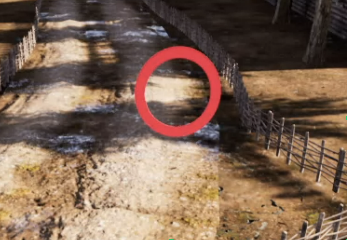
#> input picture 1.png, 347 x 240 px, given in place of the camera
$ python hsv_video.py
#> lines starting #> are read from the running program, lines starting #| are printed output that depends on the picture
""" 图片鼠标取值HSV value  camera输出显示 """

from inspect import ismethoddescriptor
import numpy as np
import copy as cp
import cv2
import math
import threading
import time

max_record = [0,0,0]
min_record = [255,255,255]


color_range = {
    'yellow_door': [(30 , 190 , 71), (35 , 255 , 103)],
    #'yellow_door': [(16 , 100 , 72), (29 , 226 , 185)],
    'black_door':[(25, 25, 10), (110, 150, 24)],

    'green_hole_chest':[(63 , 87 , 87), (73 , 250 , 177)],
    'green_hole_head':[(55 , 113 , 70), (75 , 241 , 144)],
    'blue_hole_chest':[(104 , 129 , 133), (113 , 227 , 225)],
    'blue_hole_head':[(106 , 113 , 102), (115 , 234 , 191)],


    'blue_baf':[(100 , 127 , 52), (112 , 245 , 170)],
    'black_dir':[(0, 0, 10), (170 , 180 , 59)],
    'gray_white':[(54 , 31 , 79), (80 , 90 , 166)],

    'blue_floor':[(104 , 142 , 73), (125 , 249 , 255)],
    'green_floor':[(61 , 99 , 72), (80 , 255 , 185)],
    'red_floor1':[(0 , 112 , 130), (14 , 207 , 245)],
    'red_floor2':[(173 , 145 , 139), (179 , 229 , 252)],
    'red_XP1':[(0 , 141 , 114), (4 , 250 , 254)],
    'red_XP2':[(177 , 182 , 139), (179 , 229 , 225)],

    'color11':[(104 , 141 , 154), (109 , 211 , 231)],
    'color22':[(63 , 73 , 88), (83 , 174 , 197)],
    'color33':[(0 , 86 , 135), (10 , 163 , 242)],

    'ball_red1':[(0 , 129 , 104), (5 , 234 , 193)],
    'ball_red2':[(177 , 75 , 122), (179 , 184 , 151)],
    'd_red_ball_floor1':[(171 , 71 , 113), (179 , 212 , 215)],
    'd_red_ball_floor2':[(0 , 91 , 123), (4 , 204 , 224)],
    'ball_red':[(30 , 3, 143), (173 , 44 , 237)],
    'blue_hole':[(109 , 35 , 94), (149 , 105 , 141)],
    'head_blue_door':[(93 , 95 , 62), (113 , 222 , 197)],
    'green_bridge':[(57 , 85 , 112), (81 , 237 , 228)],
    'blue_bridge':[(101 , 112 , 126), (111 , 216 , 251)],

    'green_bridge_rec':[(62 , 85 , 112), (74 , 201 , 228)],
    'blue_bridge_rec':[(101 , 112 , 126), (111 , 216 , 251)],
    'kick_ball_rec':[(4 , 38 , 49), (34 , 132 , 157)],
    'gray_dir':[(71 , 17 , 111), (85 , 41 , 143)],


    'black_line':[(60 , 23 , 25), (122 , 124 , 100)],
    'yellow_line':[(29 , 118 , 90), (38 , 209 , 187)],

    'test':[(110 , 255 , 54), (113 , 255 , 75)]
                }

plt_h = []
plt_s = []
plt_v = []

# #####################################################开始采样#########################
# 新建窗口
cv2.namedWindow("robotPreviewH",cv2.WINDOW_NORMAL)
cv2.namedWindow("robotPreviewH_HSV",cv2.WINDOW_NORMAL)
cv2.namedWindow("colorMask",cv2.WINDOW_NORMAL)
cv2.resizeWindow("robotPreviewH", 640, 480)
cv2.resizeWindow("robotPreviewH_HSV", 640, 480)
cv2.resizeWindow("colorMask", 640, 480)


def hsv_max(aa,bb):
    cc=[bb[0],bb[1],bb[2]]
    if aa[0] < 160:
        if aa[0]>bb[0]:
            cc[0]=aa[0]
        if aa[1]>bb[1]:
            cc[1]=aa[1]
        if aa[2]>bb[2]:
            cc[2]=aa[2]
    return cc

def hsv_min(aa,bb):
    cc=[bb[0],bb[1],bb[2]]
    if aa[0] <160:
        if aa[0]<bb[0]:
            cc[0]=aa[0]
        if aa[1]<bb[1]:
            cc[1]=aa[1]
        if aa[2]<bb[2]:
            cc[2]=aa[2]
    return cc

def onmouse(event, x, y, flags, param):   #标准鼠标交互函数
    global max_record,min_record
    hsvimg = cv2.cvtColor(rawimg, cv2.COLOR_BGR2HSV)
    if event==cv2.EVENT_MOUSEMOVE:      #当鼠标移动时
        if sampling_flag == True:
            xy_hsv = hsvimg[y,x]
            print(x,y,xy_hsv, "正在采集，w停止采集")           #显示鼠标所在像素的数值，注意像素表示方法和坐标位置的不同
            plt_h.append(xy_hsv[0])
            plt_s.append(xy_hsv[1])
            plt_v.append(xy_hsv[2])
            max_record = hsv_max(xy_hsv,max_record)
            min_record = hsv_min(xy_hsv,min_record)
        else:
            print(min_record,"min--停止采集, w 开始采集--max",max_record)
            print("[(" + str(min_record[0]) + " , " + str(min_record[1]) + " , " + str(min_record[2]) + "), (" + str(max_record[0]) + " , " + str(max_record[1]) + " , " + str(max_record[2]) + ")]," )


# 创建鼠标事件的回调函数
cv2.setMouseCallback("robotPreviewH", onmouse)
# cv2.setMouseCallback("colorMask", onmouse)

num = 0
sampling_flag = False
while True:
    cap = cv2.VideoCapture(0)
    if cap.isOpened():
            ret, img = cap.read()
#> img is the input picture: shape (240, 347, 3); mean B, G, R 83.2, 100.8, 125.6
            rawimg = img.copy()
    else:
        print("image error")

    hsvimg = cv2.cvtColor(rawimg, cv2.COLOR_BGR2HSV)
#> hsvimg: shape (240, 347, 3); mean H, S, V 30.9, 87, 125.8
    h,s,v = cv2.split(rawimg)
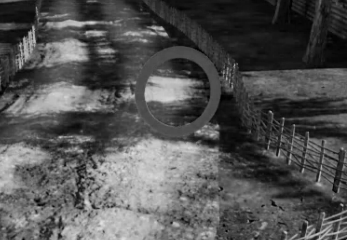
#> h: shape (240, 347); min 0, max 225, mean 83.2
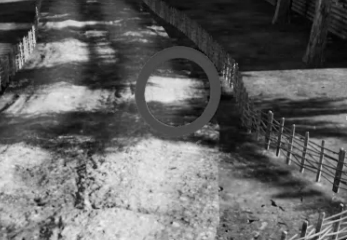
#> s: shape (240, 347); min 0, max 239, mean 100.8
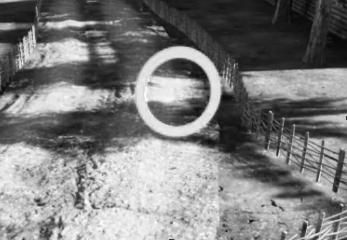
#> v: shape (240, 347); min 0, max 253, mean 125.6


    frame_green = cv2.inRange(hsvimg, color_range['test'][0],color_range['test'][1])  # 对原图像和掩模(颜色的字典)进行位运算
#> frame_green: shape (240, 347); every value is 0
    # [6 lines of commented-out code are left out]
    cv2.imshow("colorMask", frame_green)


    cv2.imshow("robotPreviewH_HSV",hsvimg)
    cv2.imshow("robotPreviewH",rawimg)
    k = cv2.waitKey(500)
#> (key Esc is pressed here)

    # 如果按了'ESC'键，则关闭面板
    if k == 27:
        break
    if k == ord('s'):
        num += 1
        name = 'photo_save' + str(num) + '.bmp'
        print(name)
        cv2.imwrite(name,camera_img) #保存图片
    if k == ord('w'):
        if sampling_flag == True:
            sampling_flag = False
            print("停止采集")


            # [7 lines of commented-out code are left out]


        else:
            sampling_flag = True
            print("开始采集")
